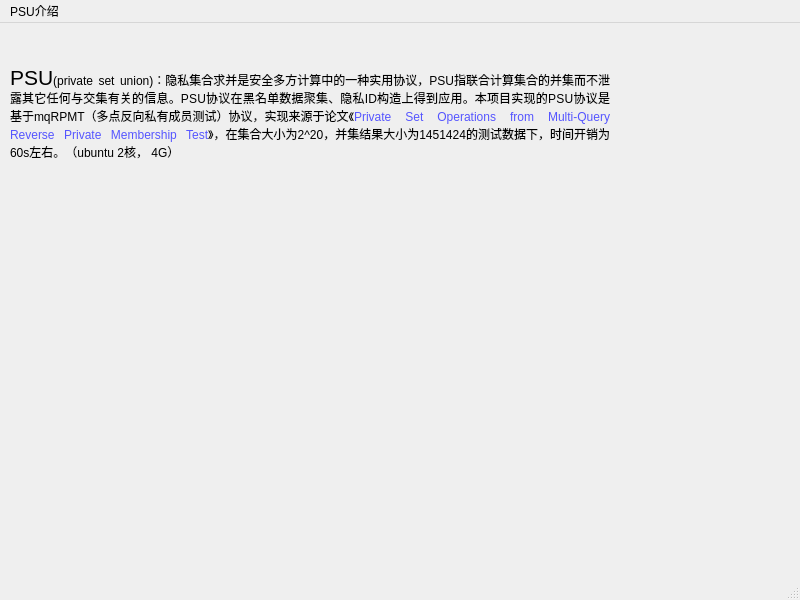
<?xml version="1.0" encoding="UTF-8"?>
<ui version="4.0">
 <class>page9</class>
 <widget class="QMainWindow" name="page9">
  <property name="geometry">
   <rect>
    <x>0</x>
    <y>0</y>
    <width>800</width>
    <height>600</height>
   </rect>
  </property>
  <property name="windowTitle">
   <string>MainWindow</string>
  </property>
  <widget class="QWidget" name="centralwidget">
   <widget class="QLabel" name="label">
    <property name="geometry">
     <rect>
      <x>10</x>
      <y>-20</y>
      <width>600</width>
      <height>220</height>
     </rect>
    </property>
    <property name="text">
     <string>&lt;html&gt;&lt;head/&gt;&lt;body&gt;&lt;p align=&quot;justify&quot;&gt;&lt;span style=&quot; font-size:16pt;&quot;&gt;PSU&lt;/span&gt;(private set union)：隐私集合求并是安全多方计算中的一种实用协议，PSU指联合计算集合的并集而不泄露其它任何与交集有关的信息。PSU协议在黑名单数据聚集、隐私ID构造上得到应用。本项目实现的PSU协议是基于mqRPMT（多点反向私有成员测试）协议，实现来源于论文《&lt;span style=&quot; color:#5555ff;&quot;&gt;Private Set Operations from Multi-Query Reverse Private Membership Test&lt;/span&gt;》，在集合大小为2^20，并集结果大小为1451424的测试数据下，时间开销为60s左右。（ubuntu 2核， 4G）&lt;/p&gt;&lt;/body&gt;&lt;/html&gt;</string>
    </property>
    <property name="wordWrap">
     <bool>true</bool>
    </property>
   </widget>
  </widget>
  <widget class="QMenuBar" name="menubar">
   <property name="geometry">
    <rect>
     <x>0</x>
     <y>0</y>
     <width>800</width>
     <height>29</height>
    </rect>
   </property>
   <widget class="QMenu" name="menuPSU">
    <property name="title">
     <string>PSU介绍</string>
    </property>
   </widget>
   <addaction name="menuPSU"/>
  </widget>
  <widget class="QStatusBar" name="statusbar"/>
 </widget>
 <resources/>
 <connections/>
</ui>
